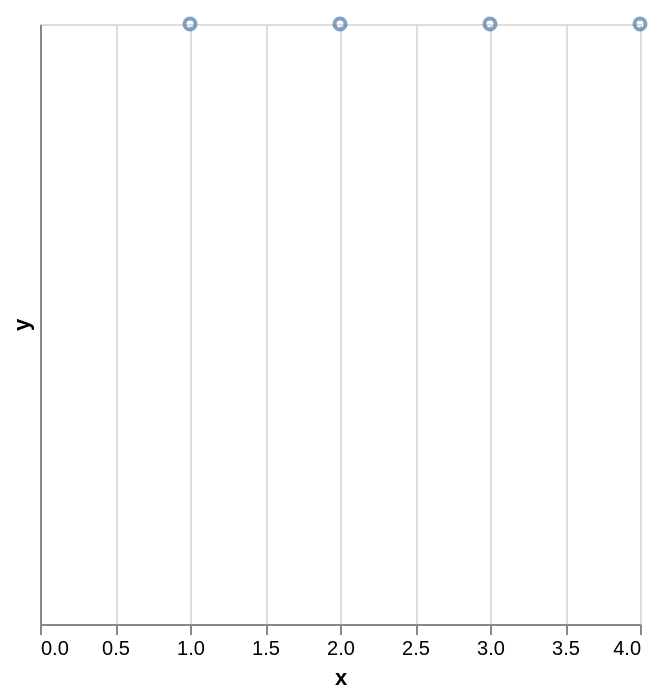

Source (Vega-Lite JSON):
### Vega-Lite specification from a JSON file in a GitHub repository (floating-point values rounded to 4 significant figures)
{"data": {"values": [{"x": 1, "y": 0}, {"x": 2, "y": -5}, {"x": 3, "y": 10}, {"x": 4, "y": 1000}]}, "mark": "point", "encoding": {"x": {"field": "x", "type": "quantitative"}, "y": {"field": "y", "type": "quantitative", "scale": {"type": "log"}}}}
